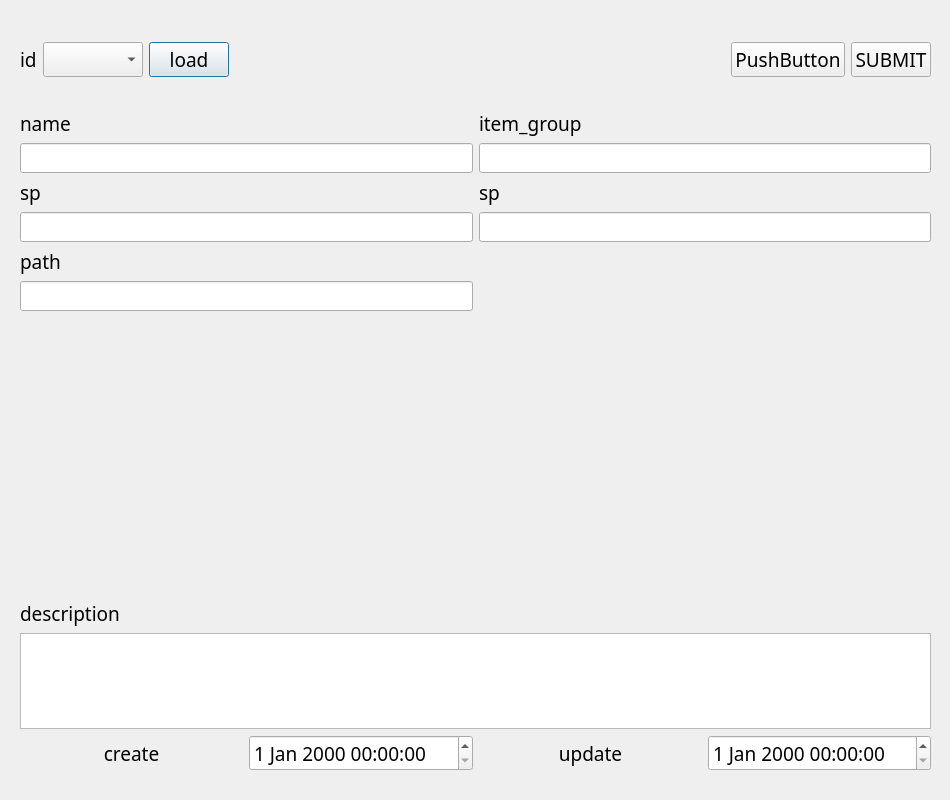
<?xml version="1.0" encoding="UTF-8"?>
<ui version="4.0">
 <class>Dialog</class>
 <widget class="QDialog" name="Dialog">
  <property name="geometry">
   <rect>
    <x>0</x>
    <y>0</y>
    <width>950</width>
    <height>800</height>
   </rect>
  </property>
  <property name="font">
   <font>
    <family>굴림</family>
    <pointsize>14</pointsize>
   </font>
  </property>
  <property name="windowTitle">
   <string>Dialog</string>
  </property>
  <widget class="QWidget" name="gridLayoutWidget_3">
   <property name="geometry">
    <rect>
     <x>20</x>
     <y>20</y>
     <width>911</width>
     <height>80</height>
    </rect>
   </property>
   <layout class="QGridLayout" name="gridLayout_4">
    <item row="0" column="4">
     <spacer name="horizontalSpacer">
      <property name="orientation">
       <enum>Qt::Horizontal</enum>
      </property>
      <property name="sizeHint" stdset="0">
       <size>
        <width>40</width>
        <height>20</height>
       </size>
      </property>
     </spacer>
    </item>
    <item row="0" column="0">
     <widget class="QLabel" name="label_12">
      <property name="text">
       <string>id</string>
      </property>
     </widget>
    </item>
    <item row="0" column="1">
     <widget class="QComboBox" name="idComboBox"/>
    </item>
    <item row="0" column="2">
     <widget class="QPushButton" name="loadBtn">
      <property name="text">
       <string>load</string>
      </property>
     </widget>
    </item>
    <item row="0" column="6">
     <widget class="QPushButton" name="submitBtn">
      <property name="text">
       <string>SUBMIT</string>
      </property>
     </widget>
    </item>
    <item row="0" column="5">
     <widget class="QPushButton" name="pushButton">
      <property name="text">
       <string>PushButton</string>
      </property>
     </widget>
    </item>
   </layout>
  </widget>
  <widget class="QWidget" name="gridLayoutWidget">
   <property name="geometry">
    <rect>
     <x>20</x>
     <y>600</y>
     <width>911</width>
     <height>171</height>
    </rect>
   </property>
   <layout class="QGridLayout" name="gridLayout_2">
    <item row="1" column="0" colspan="4">
     <widget class="QPlainTextEdit" name="descriptionPlainTextEdit">
      <property name="plainText">
       <string/>
      </property>
     </widget>
    </item>
    <item row="2" column="2">
     <widget class="QLabel" name="label_17">
      <property name="text">
       <string>update</string>
      </property>
      <property name="alignment">
       <set>Qt::AlignCenter</set>
      </property>
     </widget>
    </item>
    <item row="2" column="0">
     <widget class="QLabel" name="label_16">
      <property name="text">
       <string>create</string>
      </property>
      <property name="alignment">
       <set>Qt::AlignCenter</set>
      </property>
     </widget>
    </item>
    <item row="2" column="3">
     <widget class="QDateTimeEdit" name="update_dateDateTimeEdit">
      <property name="specialValueText">
       <string/>
      </property>
     </widget>
    </item>
    <item row="2" column="1">
     <widget class="QDateTimeEdit" name="reg_dateDateTimeEdit">
      <property name="specialValueText">
       <string/>
      </property>
     </widget>
    </item>
    <item row="0" column="0" colspan="4">
     <widget class="QLabel" name="label_15">
      <property name="text">
       <string>description</string>
      </property>
     </widget>
    </item>
   </layout>
  </widget>
  <widget class="QWidget" name="gridLayoutWidget_2">
   <property name="geometry">
    <rect>
     <x>20</x>
     <y>110</y>
     <width>911</width>
     <height>201</height>
    </rect>
   </property>
   <layout class="QGridLayout" name="gridLayout_3">
    <item row="0" column="1">
     <widget class="QLabel" name="label_19">
      <property name="text">
       <string>item_group</string>
      </property>
     </widget>
    </item>
    <item row="3" column="0">
     <widget class="QLineEdit" name="sp_1LineEdit">
      <property name="maximumSize">
       <size>
        <width>500</width>
        <height>16777215</height>
       </size>
      </property>
     </widget>
    </item>
    <item row="2" column="1">
     <widget class="QLabel" name="label_23">
      <property name="text">
       <string>sp</string>
      </property>
     </widget>
    </item>
    <item row="2" column="0">
     <widget class="QLabel" name="label_22">
      <property name="text">
       <string>sp</string>
      </property>
     </widget>
    </item>
    <item row="0" column="0">
     <widget class="QLabel" name="label_14">
      <property name="text">
       <string>name</string>
      </property>
     </widget>
    </item>
    <item row="1" column="1">
     <widget class="QLineEdit" name="groupLineEdit">
      <property name="maximumSize">
       <size>
        <width>500</width>
        <height>16777215</height>
       </size>
      </property>
     </widget>
    </item>
    <item row="1" column="0">
     <widget class="QLineEdit" name="nameLineEdit">
      <property name="maximumSize">
       <size>
        <width>500</width>
        <height>16777215</height>
       </size>
      </property>
     </widget>
    </item>
    <item row="4" column="0">
     <widget class="QLabel" name="label_21">
      <property name="text">
       <string>path</string>
      </property>
     </widget>
    </item>
    <item row="3" column="1">
     <widget class="QLineEdit" name="sp_2LineEdit">
      <property name="maximumSize">
       <size>
        <width>500</width>
        <height>16777215</height>
       </size>
      </property>
     </widget>
    </item>
    <item row="5" column="0">
     <widget class="QLineEdit" name="pathLineEdit">
      <property name="maximumSize">
       <size>
        <width>500</width>
        <height>16777215</height>
       </size>
      </property>
     </widget>
    </item>
   </layout>
  </widget>
 </widget>
 <resources/>
 <connections/>
</ui>
